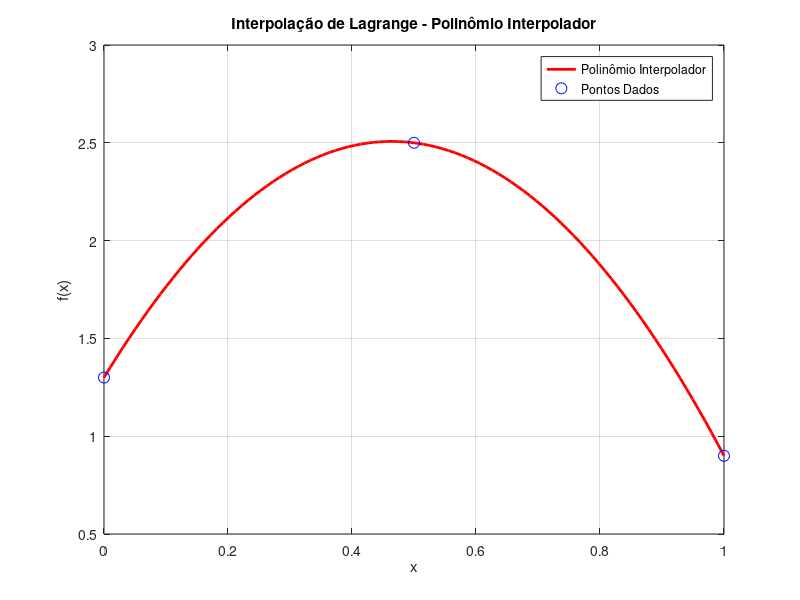

The MATLAB script that drew this image:
function lista11Questao2InterpolacaoLagrange()
    % Definição dos pontos
    x = [0, 0.5, 1.0];
    fx = [1.3, 2.5, 0.9];

    % Avaliação em x = 0.8
    x_val = 0.8;
    P2 = lagrange_interpolador(x, fx, x_val);

    % Exibe o valor aproximado para f(0.8)
    fprintf('Valor aproximado de f(0.8) pelo método de Lagrange: %.4f\n', P2);

    % Plotar o polinômio interpolador
    plot_lagrange_interpolador(x, fx);
endfunction

function P = lagrange_interpolador(x, fx, x_val)
    % Calcula o polinômio interpolador de Lagrange para um valor específico x_val
    n = length(x);
    P = 0;
    for i = 1:n
        L = fx(i);
        for j = 1:n
            if j ~= i
                L = L * (x_val - x(j)) / (x(i) - x(j));
            end
        end
        P = P + L;
    end
endfunction

function plot_lagrange_interpolador(x, fx)
    % Plota o polinômio interpolador em um intervalo contínuo
    x_plot = linspace(min(x), max(x), 100);
    y_plot = zeros(size(x_plot));

    % Calcula o polinômio interpolador para cada ponto em x_plot
    for k = 1:length(x_plot)
        y_plot(k) = lagrange_interpolador(x, fx, x_plot(k));
    end

    % Exibe o gráfico
    figure;
    plot(x_plot, y_plot, 'r-', 'LineWidth', 2); % Polinômio interpolador
    hold on;
    plot(x, fx, 'bo', 'MarkerSize', 8); % Pontos dados
    xlabel('x');
    ylabel('f(x)');
    title('Interpolação de Lagrange - Polinômio Interpolador');
    legend('Polinômio Interpolador', 'Pontos Dados');
    grid on;
    hold off;
endfunction

% Chama a função principal
lista11Questao2InterpolacaoLagrange();

